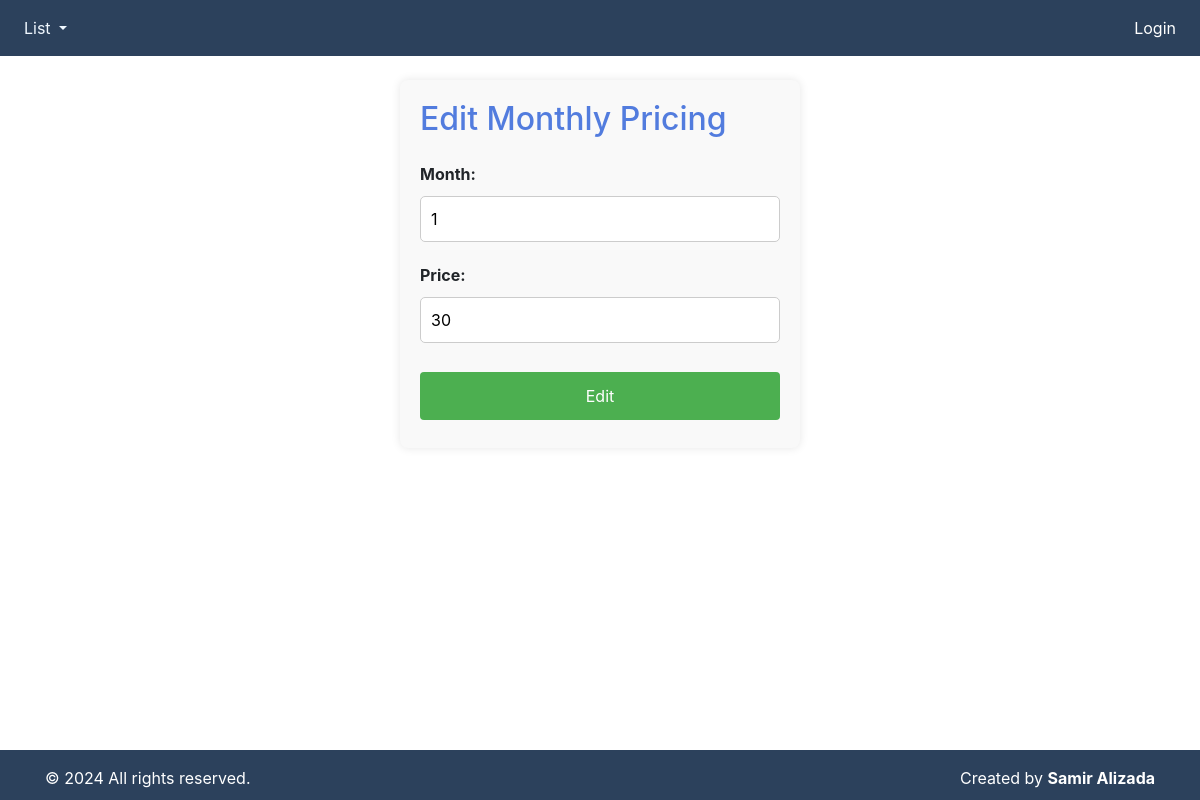
Before: /update-monthlypricing/1/ with the older database file.
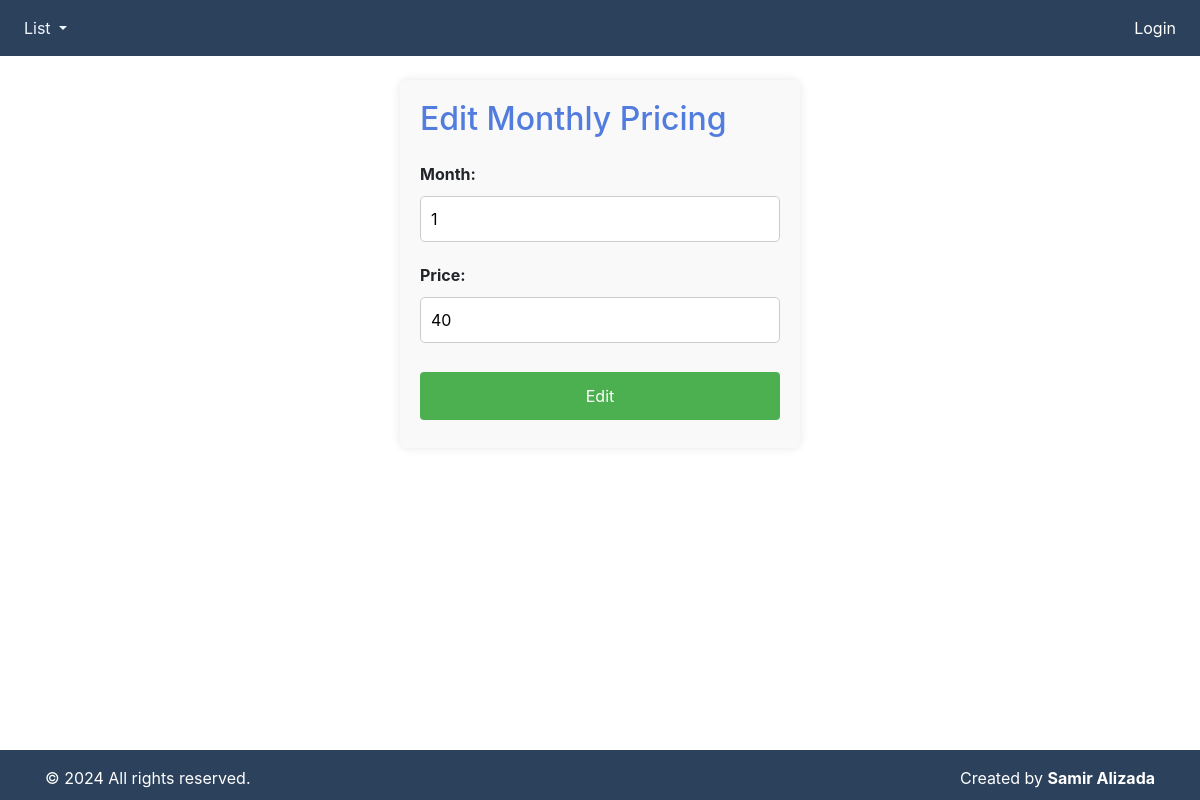
After: the same page with the newer database file.
### fitness/models.py (models this page shows, shortened)
class MonthlyPricing(models.Model):
    month = models.IntegerField()
    price = models.IntegerField()

### fitness/views.py (the view)
# urls.py: path('update-monthlypricing/<int:pk>/', update_monthlypricing, name='update_monthlypricing'),
def update_monthlypricing(request, pk):
    monthlypricing = get_object_or_404(MonthlyPricing, pk=pk)
    form = MonthlyPricingForm(instance=monthlypricing)
    if request.method == 'POST':
        form = MonthlyPricingForm(request.POST, instance=monthlypricing)
        if form.is_valid():
            form.save()
            return redirect('monthlypricing_panel')
    return render(request, 'update_monthlypricing.html', {'form': form})

### fitness/forms.py
class MonthlyPricingForm(forms.ModelForm):
    class Meta:
        model = MonthlyPricing
        fields = ['month', 'price']

### templates/update_monthlypricing.html (shortened to what this page needs)
{% extends 'index.html' %}
{% block content %}
<div class="container mt-4">
<form method="post">
    <h2 class="mb-4" style="color: rgb(82, 124, 222);">Edit Monthly Pricing</h2>
    {{ form.as_p }}
    <button type="submit" class="btn btn-primary">Edit</button>
</form>
</div>
{% endblock %}

Changed rows visible on the page:
changed MonthlyPricing: price "30" → "40"
